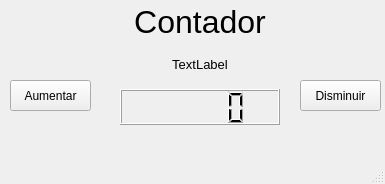
<?xml version="1.0" encoding="UTF-8"?>
<ui version="4.0">
 <class>MainWindow</class>
 <widget class="QMainWindow" name="MainWindow">
  <property name="geometry">
   <rect>
    <x>0</x>
    <y>0</y>
    <width>385</width>
    <height>184</height>
   </rect>
  </property>
  <property name="windowTitle">
   <string>MainWindow</string>
  </property>
  <widget class="QWidget" name="centralwidget">
   <widget class="QPushButton" name="Dim">
    <property name="geometry">
     <rect>
      <x>300</x>
      <y>80</y>
      <width>81</width>
      <height>31</height>
     </rect>
    </property>
    <property name="text">
     <string>Disminuir</string>
    </property>
   </widget>
   <widget class="QWidget" name="verticalLayoutWidget">
    <property name="geometry">
     <rect>
      <x>120</x>
      <y>4</y>
      <width>160</width>
      <height>121</height>
     </rect>
    </property>
    <layout class="QVBoxLayout" name="verticalLayout">
     <item>
      <widget class="QLabel" name="label_2">
       <property name="font">
        <font>
         <pointsize>24</pointsize>
        </font>
       </property>
       <property name="text">
        <string>Contador</string>
       </property>
       <property name="textFormat">
        <enum>Qt::AutoText</enum>
       </property>
       <property name="scaledContents">
        <bool>false</bool>
       </property>
       <property name="alignment">
        <set>Qt::AlignCenter</set>
       </property>
      </widget>
     </item>
     <item>
      <widget class="QLabel" name="label">
       <property name="font">
        <font>
         <pointsize>10</pointsize>
        </font>
       </property>
       <property name="text">
        <string>TextLabel</string>
       </property>
       <property name="alignment">
        <set>Qt::AlignCenter</set>
       </property>
      </widget>
     </item>
     <item>
      <widget class="QLCDNumber" name="lcdNumber"/>
     </item>
    </layout>
   </widget>
   <widget class="QPushButton" name="Aum">
    <property name="geometry">
     <rect>
      <x>10</x>
      <y>80</y>
      <width>81</width>
      <height>31</height>
     </rect>
    </property>
    <property name="text">
     <string>Aumentar</string>
    </property>
   </widget>
  </widget>
  <widget class="QMenuBar" name="menubar">
   <property name="geometry">
    <rect>
     <x>0</x>
     <y>0</y>
     <width>385</width>
     <height>18</height>
    </rect>
   </property>
  </widget>
  <widget class="QStatusBar" name="statusbar"/>
 </widget>
 <resources/>
 <connections/>
</ui>
